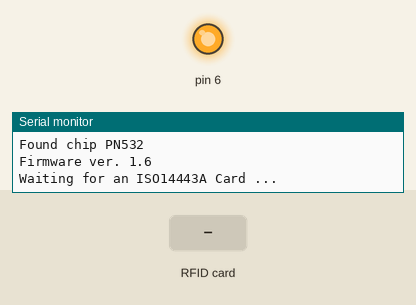
The sketch below on a simulated Arduino Uno, built with avr-gcc and run on an emulated ATmega328P. Parts: output pins drawn as LEDs (lit = HIGH), the last lines printed to the serial monitor. Inputs (shaded band) come from the test bench.

Above: at 2.2 s.
2.3 s: RFID card 5E 7A 19 C4 held to the reader
At 3.0 s:
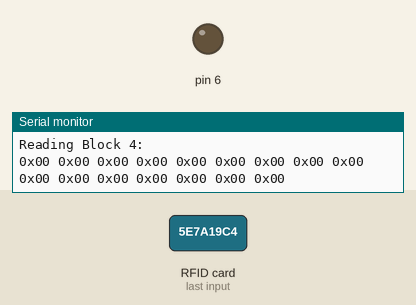
Timing chart, 0 to 5.3 s (numbered marks = the images above; inputs shaded):
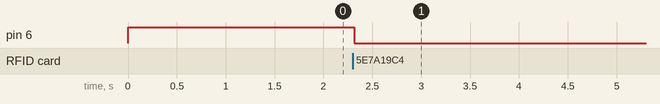

The sketch:

Feather_PN532.ino
```cpp
/**************************************************************************/
/*!
Author: Christopher Rush

This example has been adapted from the Adafruit PN532 SPI library

Tutorial can be found on Maker.io

*/
/**************************************************************************/
#include <Wire.h>
#include <SPI.h>
#include <Adafruit_PN532.h>

// If using the breakout with SPI, define the pins for SPI communication.
#define PN532_SCK  (15)
#define PN532_MOSI (16)
#define PN532_SS   (5)
#define PN532_MISO (14)

// Use this line for a breakout with a software SPI connection (recommended):
Adafruit_PN532 nfc(PN532_SCK, PN532_MISO, PN532_MOSI, PN532_SS);

int state = 0;

void setup(void) {

  Serial.begin(115200);
  Serial.println("Hello!");
  digitalWrite(2, HIGH);

  pinMode(6, OUTPUT);
  digitalWrite(6, HIGH);

  delay(1000);
  nfc.begin();

  uint32_t versiondata = nfc.getFirmwareVersion();
  if (! versiondata) {
    Serial.print("Didn't find PN53x board");
    while (1); // halt
  }
  // Got ok data, print it out!
  Serial.print("Found chip PN5"); Serial.println((versiondata>>24) & 0xFF, HEX);
  Serial.print("Firmware ver. "); Serial.print((versiondata>>16) & 0xFF, DEC);
  Serial.print('.'); Serial.println((versiondata>>8) & 0xFF, DEC);

  // configure board to read RFID tags
  nfc.SAMConfig();
  Serial.println("Waiting for an ISO14443A Card ...");
}


void loop(void) {


  uint8_t success;
  uint8_t uid[] = { 0, 0, 0, 0, 0, 0, 0 };  // Buffer to store the returned UID
  uint8_t uidLength;                        // Length of the UID (4 or 7 bytes depending on ISO14443A card type)

  // Wait for an ISO14443A type cards (Mifare, etc.).  When one is found
  // 'uid' will be populated with the UID, and uidLength will indicate
  // if the uid is 4 bytes (Mifare Classic) or 7 bytes (Mifare Ultralight)
  success = nfc.readPassiveTargetID(PN532_MIFARE_ISO14443A, uid, &uidLength);

  if (success) {
    // Display some basic information about the card
    Serial.println("Found an ISO14443A card");
    Serial.print("  UID Length: ");Serial.print(uidLength, DEC);Serial.println(" bytes");
    Serial.print("  UID Value: ");
    nfc.PrintHex(uid, uidLength);
    Serial.println("");

    if (uidLength == 4)
    {
      // We probably have a Mifare Classic card ...
      Serial.println("Seems to be a Mifare Classic card (4 byte UID)");

      // Now we need to try to authenticate it for read/write access
      // Try with the factory default KeyA: 0xFF 0xFF 0xFF 0xFF 0xFF 0xFF
      Serial.println("Trying to authenticate block 4 with default KEYA value");
      uint8_t keya[6] = { 0xFF, 0xFF, 0xFF, 0xFF, 0xFF, 0xFF };

	  // Start with block 4 (the first block of sector 1) since sector 0
	  // contains the manufacturer data and it's probably better just
	  // to leave it alone unless you know what you're doing
      success = nfc.mifareclassic_AuthenticateBlock(uid, uidLength, 4, 0, keya);

      if (success)
      {
      if (state == 0){
        digitalWrite(2, LOW);
        digitalWrite(6, LOW);
        state =! state;
      }
      else if(state == 1){
        digitalWrite(2, HIGH);
        digitalWrite(6, HIGH);
        state =! state;
      }

        Serial.println("Sector 1 (Blocks 4..7) has been authenticated");
        uint8_t data[16];

        // Try to read the contents of block 4
        success = nfc.mifareclassic_ReadDataBlock(4, data);

        if (success)
        {
          // Data seems to have been read ... spit it out
          Serial.println("Reading Block 4:");
          nfc.PrintHexChar(data, 16);
          Serial.println("");

          // Wait a bit before reading the card again
          delay(3000);


        }
        else
        {
          Serial.println("Ooops ... unable to read the requested block.  Try another key?");
        }
      }
      else
      {
        Serial.println("Ooops ... authentication failed: Try another key?");
      }
    }

    if (uidLength == 7)
    {
      // We probably have a Mifare Ultralight card ...
      Serial.println("Seems to be a Mifare Ultralight tag (7 byte UID)");

      // Try to read the first general-purpose user page (#4)
      Serial.println("Reading page 4");
      uint8_t data[32];
      success = nfc.mifareultralight_ReadPage (4, data);
      if (success)
      {
        // Data seems to have been read ... spit it out
        nfc.PrintHexChar(data, 4);
        Serial.println("");

        // Wait a bit before reading the card again
        delay(1000);
      }
      else
      {
        Serial.println("Ooops ... unable to read the requested page!?");
      }
    }
  }
}
```

Measured:
- after the input at 2.3 s, pin 6: HIGH → LOW at once
